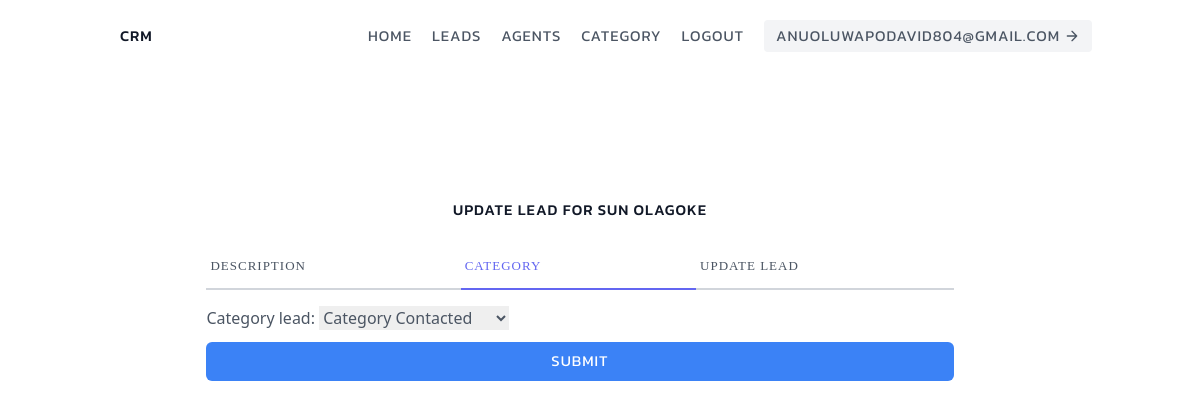
Screenshot of /category/category_update/7/ (signed in) with the database file from the repository.
### Leads/models.py (models this page shows, shortened)
class User(AbstractUser):
    is_orgarnizer = models.BooleanField(default=True)
    is_agent = models.BooleanField(default=False)

class UserLead(models.Model):
    first_name = models.CharField(max_length=150)
    last_name = models.CharField(max_length=150)
    age = models.IntegerField(default=20)
    email = models.EmailField(max_length=150)
    description = models.TextField()
    agent_lead = models.ForeignKey(UserAgent,null=True,blank=True,on_delete=models.SET_NULL)
    profile_lead = models.ForeignKey(UserProfile,on_delete=models.CASCADE)
    category_lead = models.ForeignKey(UserCategory, related_name='UserLead',null=True,blank=True,on_delete=models.SET_NULL)
    date_joined = models.DateTimeField(default=timezone.now)
    phone_regex = RegexValidator(regex=r'^\+?1?\d{9,15}$', message="Phone number must be entered in the format: '+999999999'. Up to 15 digits allowed.")
    phone_number = models.CharField(validators=[phone_regex], max_length=17, blank=True)

### Category/views.py (the view, shortened to what this page needs)
# urls.py: path('category_update/<int:pk>/',views.CategoryUpdate.as_view(), name='category_update'),
class CategoryUpdate(LoginRequiredMixin,generic.UpdateView):
    context_object_name = 'lead_detail'
    template_name = 'Category/category_update.html'
    form_class = LeadCategoryForm
    def get_queryset(self):
        user = self.request.user
        if user.is_orgarnizer:
            queryset = UserLead.objects.filter(profile_lead = user.userprofile)
        else:
            queryset = UserLead.objects.filter(profile_lead = user.useragent.profile_agent)
            queryset = queryset.filter(agent_lead__user_agent = user)
        return queryset

### Category/forms.py
class LeadCategoryForm(forms.ModelForm):
    class Meta:
        model = UserLead
        fields = ['category_lead']

### Leads/models.py (called while the page is built)
    def __str__(self):
        return f'Category {self.category_name}'

### Category/templates/Category/category_update.html (shortened to what this page needs)
{% extends 'Leads/base.html' %}
{% load tailwind_filters %}
{% block content %}
<section class="text-gray-600 body-font overflow-hidden">
    <div class="container px-5 py-24 mx-auto">
      <div class="lg:w-4/5 mx-auto flex flex-wrap">
        <div class="lg:w-full w-full lg:pr-10 lg:py-6 mb-6 lg:mb-0">
          <h1 class="text-gray-900 text-3xl title-font font-medium mb-4 font text-center">Update Lead For {{lead_detail.first_name}} {{lead_detail.last_name}}</h1>
          <div class="flex mb-4 ">
            <a href="{% url 'lead_detail' pk=lead_detail.pk %}" class="flex-grow border-b-2 border-gray-300 py-2 text-lg px-1 font2">Description</a>
            <a class="flex-grow text-indigo-500 border-b-2 border-indigo-500 py-2 text-lg px-1 font2">Category</a>
            <a href="{% url 'lead_update' pk=lead_detail.pk %}" class="flex-grow border-b-2 border-gray-300 py-2 text-lg px-1 font2">Update Lead</a>
          </div>
          <div class="lead">
              <form action="" method="POST">
                  {{form|crispy}}
                  <button type="submit" class="text-white w-full bg-blue-500 hover:bg-blue-600 px-5 py-2 mt-3 font rounded-md">
                      Submit
                  </button>
              </form>
          </div>
        </div>
      </div>
    </div>
  </section>
{% endblock content %}

### Leads/templates/Leads/navbar.html (shortened to what this page needs)
<header class="text-gray-600 body-font">
    <div class="container mx-auto flex flex-wrap p-5 flex-col md:flex-row items-center">
        <a class="flex title-font font-medium items-center text-gray-900 mb-4 md:mb-0">
            <span class="ml-3 font">CRM</span>
        </a>
        <nav class="md:ml-auto flex flex-wrap items-center text-base justify-center">
          {% if user.is_authenticated %}
            <a href="{% url 'landing_page' %}" class="mr-5 font">Home</a>
            <a href="{% url 'lead_list' %}" class="mr-5 font">Leads</a>
            {% if request.user.is_orgarnizer %}
            <a href="{% url 'agent_list' %}" class="mr-5 font">Agents</a>
            {% endif %}
            <a href="{% url 'category_list' %}" class="mr-5 font">Category</a>
            <a href="{% url 'logout' %}" class="mr-5 font">LogOut</a>
            <span class="inline-flex items-center bg-gray-100 border-0 py-1 px-3 focus:outline-none hover:bg-gray-200 rounded text-base mt-4 md:mt-0 font">{{user.email}}
              <svg fill="none" stroke="currentColor" stroke-linecap="round" stroke-linejoin="round" stroke-width="2" class="w-4 h-4 ml-1" viewBox="0 0 24 24">
                <path d="M5 12h14M12 5l7 7-7 7"></path>
              </svg>
            </span>
      {% endif %}
    </nav>
    </div>
</header>

### Leads/static/Leads/css/main.css (style rules this page uses)
.font { font-family: 'Kanit', sans-serif !important; text-transform:uppercase; letter-spacing:1px; font-size:15px; }
.font2 { font-family:'Times New Roman', Times, serif; font-size:13px; letter-spacing:1px; text-transform: uppercase; }

### rows the page displays
User: email "ANUOLUWAPODAVID804@GMAIL.COM"
UserLead: first_name "SUN", last_name "OLAGOKE", category_lead "Category Contacted"
